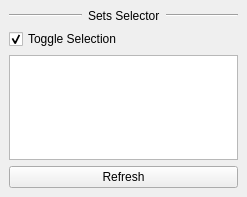
<?xml version="1.0" encoding="UTF-8"?>
<ui version="4.0">
 <class>MainWindow</class>
 <widget class="QMainWindow" name="MainWindow">
  <property name="geometry">
   <rect>
    <x>0</x>
    <y>0</y>
    <width>247</width>
    <height>197</height>
   </rect>
  </property>
  <property name="windowTitle">
   <string>Sets Selector</string>
  </property>
  <widget class="QWidget" name="centralwidget">
   <layout class="QVBoxLayout" name="verticalLayout">
    <item>
     <layout class="QHBoxLayout" name="horizontalLayout_2">
      <item>
       <widget class="Line" name="line_23">
        <property name="sizePolicy">
         <sizepolicy hsizetype="Expanding" vsizetype="Fixed">
          <horstretch>0</horstretch>
          <verstretch>0</verstretch>
         </sizepolicy>
        </property>
        <property name="orientation">
         <enum>Qt::Horizontal</enum>
        </property>
       </widget>
      </item>
      <item>
       <widget class="QLabel" name="character_fkik_label">
        <property name="text">
         <string>Sets Selector</string>
        </property>
       </widget>
      </item>
      <item>
       <widget class="Line" name="line_2">
        <property name="sizePolicy">
         <sizepolicy hsizetype="Expanding" vsizetype="Fixed">
          <horstretch>0</horstretch>
          <verstretch>0</verstretch>
         </sizepolicy>
        </property>
        <property name="orientation">
         <enum>Qt::Horizontal</enum>
        </property>
       </widget>
      </item>
     </layout>
    </item>
    <item>
     <widget class="QCheckBox" name="checkBox">
      <property name="text">
       <string>Toggle Selection</string>
      </property>
      <property name="checked">
       <bool>true</bool>
      </property>
     </widget>
    </item>
    <item>
     <widget class="QListWidget" name="listWidget">
      <property name="selectionMode">
       <enum>QAbstractItemView::ExtendedSelection</enum>
      </property>
     </widget>
    </item>
    <item>
     <widget class="QPushButton" name="pushButton">
      <property name="text">
       <string>Refresh</string>
      </property>
     </widget>
    </item>
   </layout>
  </widget>
 </widget>
 <resources/>
 <connections/>
</ui>
